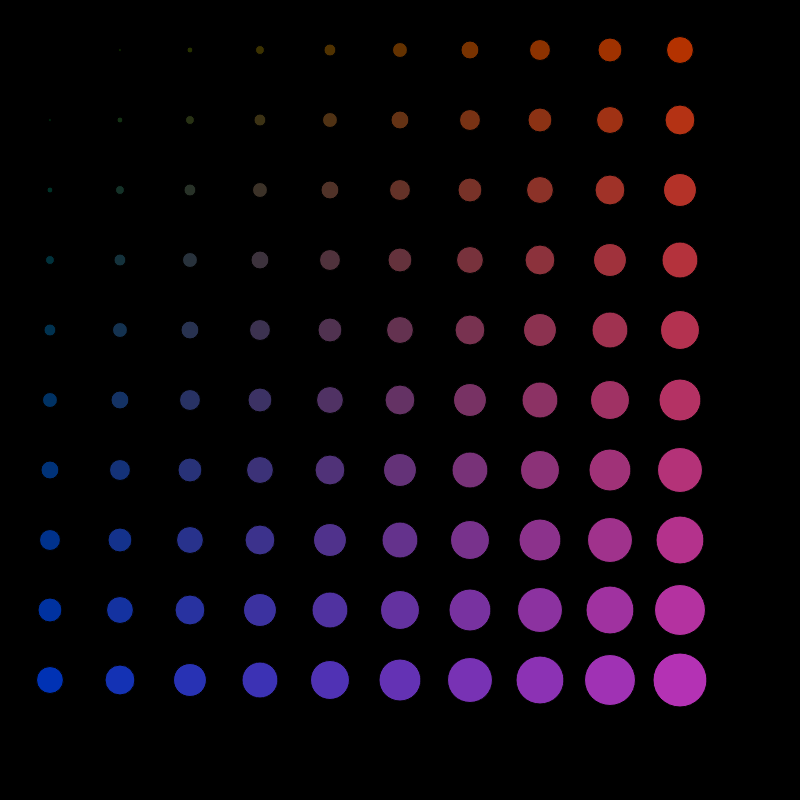
Frame 1 (no input)
Frame 60 (no input): identical to frame 1, image omitted
Frame 120 (the mouse pressed at the canvas centre since frame 60): identical to frame 1, image omitted

The p5.js sketch that drew this single still picture (run headless with seeded random() and noise() and a simulated clock; from frame 60 on, the mouse is pressed at the canvas centre):

// p5.js sketch
// ── sketch.js


function setup() {
  createCanvas(800, 800);
}

function draw() {
  background(0);
  fill(255);

  for (var i=0; i<10; i++) {
    for (var j=0; j<10; j++) {
      var size = 3 * (i + j);
      var r = i * 20;
      var g = 50;
      var b = j * 20;
      fill(r, g, b)
      ellipse(50 + i * 70, 50 + j * 70, size, size);
    }
  }
  
}
